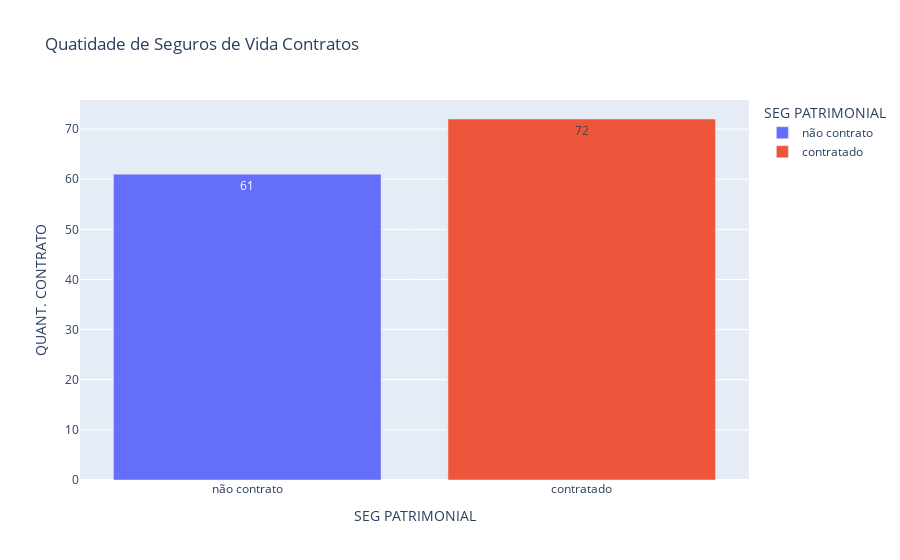

The notebook cell this image was saved under:
### Code cell
fig = px.bar(
    quant_seg_patrim,
    x="SEG PATRIMONIAL",
    y="QUANT. CONTRATO",
    text="QUANT. CONTRATO",
    color="SEG PATRIMONIAL",
    title="Quatidade de Seguros de Vida Contratos")

fig.show()

### Figure 1 — Plotly figure (JSON) as saved in the notebook; plotly's stock layout.template omitted (floating-point values rounded to 4 significant figures)
{"data": [{"alignmentgroup": "True", "hovertemplate": "SEG PATRIMONIAL=%{x}<br>QUANT. CONTRATO=%{text}<extra></extra>", "legendgroup": "não contrato", "marker": {"color": "#636efa", "pattern": {"shape": ""}}, "name": "não contrato", "offsetgroup": "não contrato", "orientation": "v", "showlegend": true, "text": [61], "textposition": "auto", "type": "bar", "x": ["não contrato"], "xaxis": "x", "y": [61], "yaxis": "y"}, {"alignmentgroup": "True", "hovertemplate": "SEG PATRIMONIAL=%{x}<br>QUANT. CONTRATO=%{text}<extra></extra>", "legendgroup": "contratado", "marker": {"color": "#EF553B", "pattern": {"shape": ""}}, "name": "contratado", "offsetgroup": "contratado", "orientation": "v", "showlegend": true, "text": [72], "textposition": "auto", "type": "bar", "x": ["contratado"], "xaxis": "x", "y": [72], "yaxis": "y"}], "layout": {"barmode": "relative", "legend": {"title": {"text": "SEG PATRIMONIAL"}, "tracegroupgap": 0}, "title": {"text": "Quatidade de Seguros de Vida Contratos"}, "xaxis": {"anchor": "y", "autorange": true, "categoryarray": ["não contrato", "contratado"], "categoryorder": "array", "domain": [0, 1], "range": [-0.5, 1.5], "title": {"text": "SEG PATRIMONIAL"}, "type": "category"}, "yaxis": {"anchor": "x", "autorange": true, "domain": [0, 1], "range": [0, 75.79], "title": {"text": "QUANT. CONTRATO"}, "type": "linear"}}}
